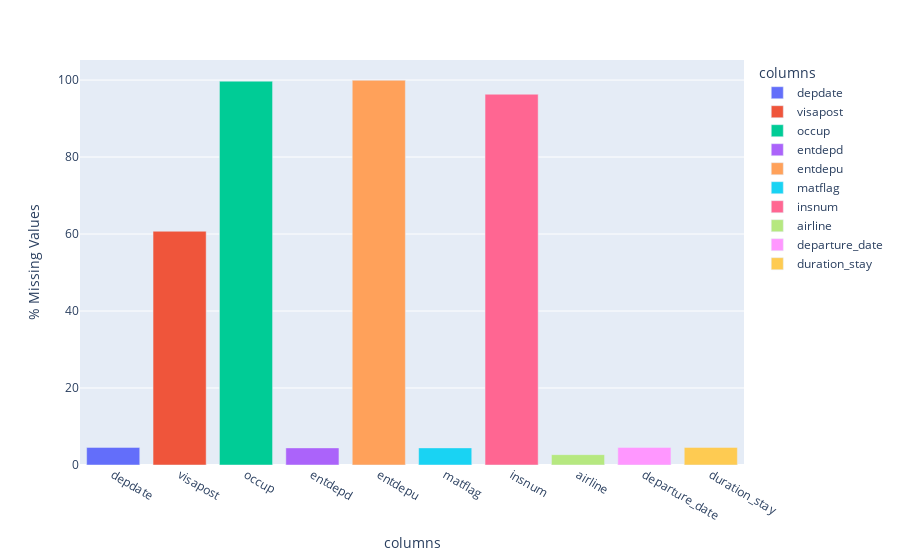

Notebook source saved alongside this figure:
### Code cell
# Calculate missing values percentage for all column
df_nan_imm_trans = df_nan_imm.transpose()
df_nan_imm_trans.reset_index(inplace=True)
df_nan_imm_trans.columns = ['columns','% Missing Values']
df_nan_imm_trans['% Missing Values'] = df_nan_imm_trans['% Missing Values'] * 100 / total_immigration

# As immigration data have a lot of columns that have % missing values below 2 percent
# we can restrict them out from the barchart
df_nan_imm_trans = df_nan_imm_trans[df_nan_imm_trans['% Missing Values'] >= 2]

# Visualize missing values percentage as a bar chart
fig = px.bar(df_nan_imm_trans, x="columns", y="% Missing Values", color='columns')
fig.show()

### Figure 1 — Plotly figure (JSON) as saved in the notebook; plotly's stock layout.template omitted (floating-point values rounded to 4 significant figures)
{"data": [{"alignmentgroup": "True", "hoverlabel": {"namelength": 0}, "hovertemplate": "columns=%{x}<br>% Missing Values=%{y}", "legendgroup": "depdate", "marker": {"color": "#636efa"}, "name": "depdate", "offsetgroup": "depdate", "orientation": "v", "showlegend": true, "textposition": "auto", "type": "bar", "x": ["depdate"], "xaxis": "x", "y": [4.576], "yaxis": "y"}, {"alignmentgroup": "True", "hoverlabel": {"namelength": 0}, "hovertemplate": "columns=%{x}<br>% Missing Values=%{y}", "legendgroup": "visapost", "marker": {"color": "#EF553B"}, "name": "visapost", "offsetgroup": "visapost", "orientation": "v", "showlegend": true, "textposition": "auto", "type": "bar", "x": ["visapost"], "xaxis": "x", "y": [60.72], "yaxis": "y"}, {"alignmentgroup": "True", "hoverlabel": {"namelength": 0}, "hovertemplate": "columns=%{x}<br>% Missing Values=%{y}", "legendgroup": "occup", "marker": {"color": "#00cc96"}, "name": "occup", "offsetgroup": "occup", "orientation": "v", "showlegend": true, "textposition": "auto", "type": "bar", "x": ["occup"], "xaxis": "x", "y": [99.7], "yaxis": "y"}, {"alignmentgroup": "True", "hoverlabel": {"namelength": 0}, "hovertemplate": "columns=%{x}<br>% Missing Values=%{y}", "legendgroup": "entdepd", "marker": {"color": "#ab63fa"}, "name": "entdepd", "offsetgroup": "entdepd", "orientation": "v", "showlegend": true, "textposition": "auto", "type": "bar", "x": ["entdepd"], "xaxis": "x", "y": [4.446], "yaxis": "y"}, {"alignmentgroup": "True", "hoverlabel": {"namelength": 0}, "hovertemplate": "columns=%{x}<br>% Missing Values=%{y}", "legendgroup": "entdepu", "marker": {"color": "#FFA15A"}, "name": "entdepu", "offsetgroup": "entdepu", "orientation": "v", "showlegend": true, "textposition": "auto", "type": "bar", "x": ["entdepu"], "xaxis": "x", "y": [99.95], "yaxis": "y"}, {"alignmentgroup": "True", "hoverlabel": {"namelength": 0}, "hovertemplate": "columns=%{x}<br>% Missing Values=%{y}", "legendgroup": "matflag", "marker": {"color": "#19d3f3"}, "name": "matflag", "offsetgroup": "matflag", "orientation": "v", "showlegend": true, "textposition": "auto", "type": "bar", "x": ["matflag"], "xaxis": "x", "y": [4.446], "yaxis": "y"}, {"alignmentgroup": "True", "hoverlabel": {"namelength": 0}, "hovertemplate": "columns=%{x}<br>% Missing Values=%{y}", "legendgroup": "insnum", "marker": {"color": "#FF6692"}, "name": "insnum", "offsetgroup": "insnum", "orientation": "v", "showlegend": true, "textposition": "auto", "type": "bar", "x": ["insnum"], "xaxis": "x", "y": [96.32], "yaxis": "y"}, {"alignmentgroup": "True", "hoverlabel": {"namelength": 0}, "hovertemplate": "columns=%{x}<br>% Missing Values=%{y}", "legendgroup": "airline", "marker": {"color": "#B6E880"}, "name": "airline", "offsetgroup": "airline", "orientation": "v", "showlegend": true, "textposition": "auto", "type": "bar", "x": ["airline"], "xaxis": "x", "y": [2.69], "yaxis": "y"}, {"alignmentgroup": "True", "hoverlabel": {"namelength": 0}, "hovertemplate": "columns=%{x}<br>% Missing Values=%{y}", "legendgroup": "departure_date", "marker": {"color": "#FF97FF"}, "name": "departure_date", "offsetgroup": "departure_date", "orientation": "v", "showlegend": true, "textposition": "auto", "type": "bar", "x": ["departure_date"], "xaxis": "x", "y": [4.576], "yaxis": "y"}, {"alignmentgroup": "True", "hoverlabel": {"namelength": 0}, "hovertemplate": "columns=%{x}<br>% Missing Values=%{y}", "legendgroup": "duration_stay", "marker": {"color": "#FECB52"}, "name": "duration_stay", "offsetgroup": "duration_stay", "orientation": "v", "showlegend": true, "textposition": "auto", "type": "bar", "x": ["duration_stay"], "xaxis": "x", "y": [4.576], "yaxis": "y"}], "layout": {"barmode": "relative", "legend": {"title": {"text": "columns"}, "tracegroupgap": 0}, "margin": {"t": 60}, "xaxis": {"anchor": "y", "categoryarray": ["depdate", "visapost", "occup", "entdepd", "entdepu", "matflag", "insnum", "airline", "departure_date", "duration_stay"], "categoryorder": "array", "domain": [0, 1], "title": {"text": "columns"}}, "yaxis": {"anchor": "x", "domain": [0, 1], "title": {"text": "% Missing Values"}}}}
